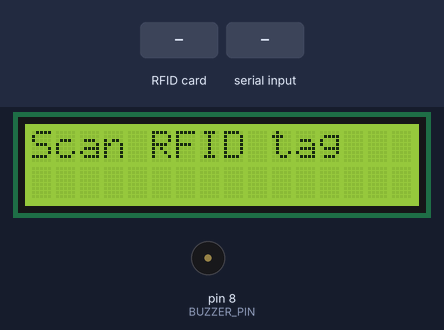
Recording of a sketch running on a simulated Arduino Uno, built with avr-gcc and run on an emulated ATmega328P. Shown: 16×2 character LCD, buzzer (waves = sounding). The inputs (shaded band) are chosen by the test bench. What the sketch prints to the serial monitor is not drawn.

Above: at 1.3 s.
1.4 s: RFID card 5E 7A 19 C4 held to the reader
At 2.9 s:
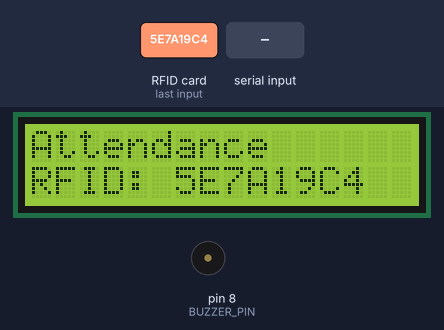
3.2 s: "attendance\n" received over Serial
At 5.2 s:
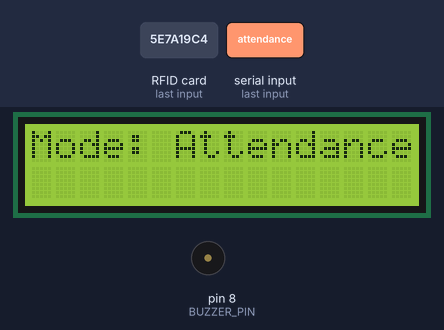
6.2 s: "assign\n" received over Serial
At 7.0 s:
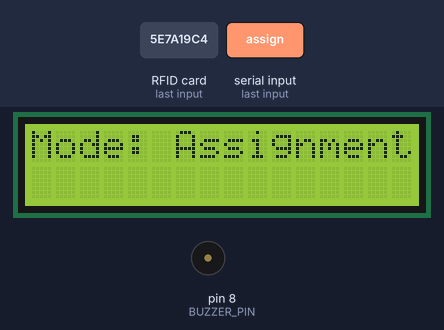
8.7 s: RFID card 5E 7A 19 C4 held to the reader
At 9.3 s:
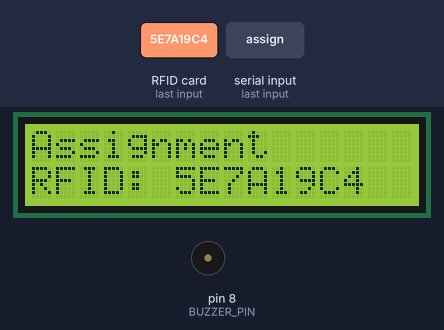
Timing chart, 0 to 11.7 s (numbered marks = the images above; inputs shaded):
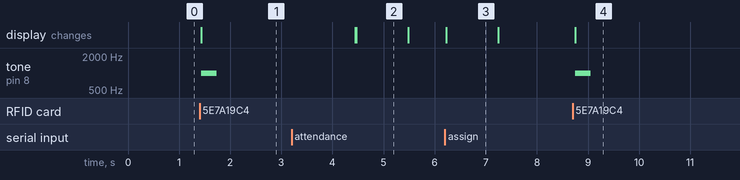

The sketch:

Arduino-rfid-lcd_mode.ino
```cpp
#include <SPI.h>
#include <MFRC522.h>
#include <Wire.h>
#include <LiquidCrystal_I2C.h>

#define SS_PIN 10          // RFID SS pin
#define RST_PIN 9          // RFID RST pin
#define BUZZER_PIN 8       // Buzzer pin

MFRC522 mfrc522(SS_PIN, RST_PIN);  // RFID instance
LiquidCrystal_I2C lcd(0x27, 16, 2); // LCD setup

String mode = "Attendance";  // Default mode (displayed on LCD)

void setup() {
  Serial.begin(9600);
  SPI.begin();
  mfrc522.PCD_Init();

  lcd.begin(16, 2);
  lcd.backlight();
  lcd.setCursor(0, 0);
  lcd.print("Scan RFID tag");

  pinMode(BUZZER_PIN, OUTPUT);
}

void loop() {
  // Listen for mode command via Serial
  if (Serial.available() > 0) {
    String incoming = Serial.readStringUntil('\n');
    incoming.trim();  // Remove whitespace

    if (incoming.equalsIgnoreCase("attendance")) {
      mode = "Attendance";
      lcd.clear();
      lcd.setCursor(0, 0);
      lcd.print("Mode: Attendance");
      delay(1000);
      lcd.clear();
      lcd.print("Scan RFID tag");
    } else if (incoming.equalsIgnoreCase("assign")) {
      mode = "Assignment";
      lcd.clear();
      lcd.setCursor(0, 0);
      lcd.print("Mode: Assignment");
      delay(1000);
      lcd.clear();
      lcd.print("Scan RFID tag");
    }
  }

  // Detect and read RFID
  if (mfrc522.PICC_IsNewCardPresent() && mfrc522.PICC_ReadCardSerial()) {
    String rfid = "";

    for (byte i = 0; i < mfrc522.uid.size; i++) {
      rfid += String(mfrc522.uid.uidByte[i], HEX);
    }

    rfid.toUpperCase();  // Convert to uppercase for consistency

    lcd.clear();
    lcd.setCursor(0, 0);
    lcd.print(mode);
    lcd.setCursor(0, 1);
    lcd.print("RFID: ");
    lcd.print(rfid);

    Serial.println(rfid);  // Send to WebSocket server

    tone(BUZZER_PIN, 1000, 300);  // Beep
    delay(3000);

    lcd.clear();
    lcd.print("Scan RFID tag");
  }
}
```

Measured:
- after the input at 1.4 s, tone on pin 8 (BUZZER_PIN): silent → 1000 Hz at once, → silent 0.30 s later; the display: changes at once (image 1)
- after the input at 3.2 s, the display: first differs from a run without the input after 1.3 s (image 2)
- after the input at 6.2 s, the display: changes at once (image 3)
- after the input at 8.7 s, tone on pin 8 (BUZZER_PIN): silent → 1000 Hz after 0.05 s, → silent 0.30 s later; the display: changes after 0.05 s (image 4)
- what the display in image 2 shows lasts 1.0 s, from 4.5 s to 5.5 s
